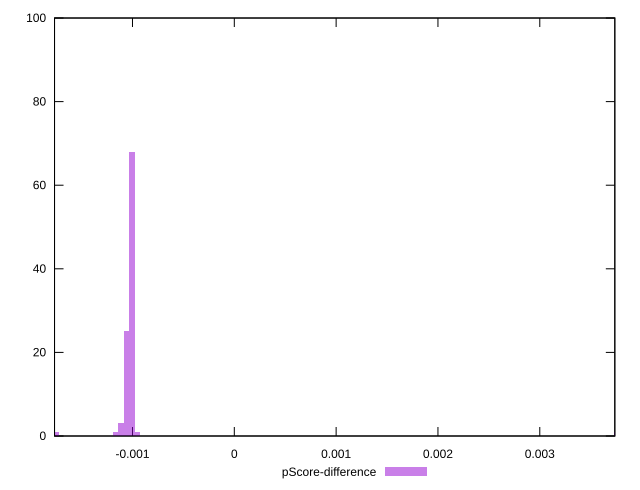

This chart was generated by the following gnuplot code:
reset

$pScoreDifference <<EOF
0.0037593045940834003 1
-0.0017472824169683409 1
-0.0010589590405868732 25
-0.0010060110885575296 68
-0.001111906992616217 3
-0.0011648549446455607 1
-0.000953063136528186 1
EOF

set key outside below
set boxwidth 0.000052947952029343665
set xrange [-0.001765488497520895:0.003736980834865511]
set yrange [0:100]
set trange [0:100]
set style fill transparent solid 0.5 noborder
set terminal svg size 640, 490 enhanced background rgb 'white'
set output "report_00019_2021-02-10T18-14-37.922Z//speed-index/samples/pages+cached+noadtech+nomedia+nocss/pScore-difference/histogram.svg"

plot $pScoreDifference title "pScore-difference" with boxes

reset
